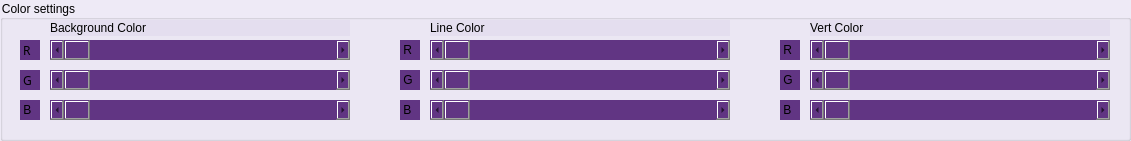
   <widget class="QGroupBox" name="line_setting_3">
    <property name="geometry">
     <rect>
      <x>30</x>
      <y>850</y>
      <width>1131</width>
      <height>141</height>
     </rect>
    </property>
    <property name="styleSheet">
     <string notr="true">background-color: rgba(150, 133, 192, 22);
color:rgb(0, 0, 0)</string>
    </property>
    <property name="title">
     <string>Color settings</string>
    </property>
    <widget class="QLabel" name="label_10">
     <property name="geometry">
      <rect>
       <x>50</x>
       <y>20</y>
       <width>300</width>
       <height>16</height>
      </rect>
     </property>
     <property name="text">
      <string>Background Color</string>
     </property>
    </widget>
    <widget class="QScrollBar" name="background_R_bar">
     <property name="enabled">
      <bool>true</bool>
     </property>
     <property name="geometry">
      <rect>
       <x>50</x>
       <y>40</y>
       <width>300</width>
       <height>20</height>
      </rect>
     </property>
     <property name="sizePolicy">
      <sizepolicy hsizetype="Expanding" vsizetype="Preferred">
       <horstretch>0</horstretch>
       <verstretch>0</verstretch>
      </sizepolicy>
     </property>
     <property name="cursor">
      <cursorShape>OpenHandCursor</cursorShape>
     </property>
     <property name="mouseTracking">
      <bool>true</bool>
     </property>
     <property name="tabletTracking">
      <bool>true</bool>
     </property>
     <property name="styleSheet">
      <string notr="true">background-color: rgb(97, 53, 131);</string>
     </property>
     <property name="orientation">
      <enum>Qt::Horizontal</enum>
     </property>
    </widget>
    <widget class="QScrollBar" name="background_G_bar">
     <property name="enabled">
      <bool>true</bool>
     </property>
     <property name="geometry">
      <rect>
       <x>50</x>
       <y>70</y>
       <width>300</width>
       <height>20</height>
      </rect>
     </property>
     <property name="sizePolicy">
      <sizepolicy hsizetype="Expanding" vsizetype="Preferred">
       <horstretch>0</horstretch>
       <verstretch>0</verstretch>
      </sizepolicy>
     </property>
     <property name="cursor">
      <cursorShape>OpenHandCursor</cursorShape>
     </property>
     <property name="mouseTracking">
      <bool>true</bool>
     </property>
     <property name="tabletTracking">
      <bool>true</bool>
     </property>
     <property name="styleSheet">
      <string notr="true">background-color: rgb(97, 53, 131);</string>
     </property>
     <property name="orientation">
      <enum>Qt::Horizontal</enum>
     </property>
    </widget>
    <widget class="QScrollBar" name="background_B_bar">
     <property name="enabled">
      <bool>true</bool>
     </property>
     <property name="geometry">
      <rect>
       <x>50</x>
       <y>100</y>
       <width>300</width>
       <height>20</height>
      </rect>
     </property>
     <property name="sizePolicy">
      <sizepolicy hsizetype="Expanding" vsizetype="Preferred">
       <horstretch>0</horstretch>
       <verstretch>0</verstretch>
      </sizepolicy>
     </property>
     <property name="cursor">
      <cursorShape>OpenHandCursor</cursorShape>
     </property>
     <property name="mouseTracking">
      <bool>true</bool>
     </property>
     <property name="tabletTracking">
      <bool>true</bool>
     </property>
     <property name="styleSheet">
      <string notr="true">background-color: rgb(97, 53, 131);</string>
     </property>
     <property name="orientation">
      <enum>Qt::Horizontal</enum>
     </property>
    </widget>
    <widget class="QLabel" name="label_14">
     <property name="geometry">
      <rect>
       <x>430</x>
       <y>20</y>
       <width>300</width>
       <height>16</height>
      </rect>
     </property>
     <property name="text">
      <string>Line Color</string>
     </property>
    </widget>
    <widget class="QScrollBar" name="line_R_bar">
     <property name="enabled">
      <bool>true</bool>
     </property>
     <property name="geometry">
      <rect>
       <x>430</x>
       <y>40</y>
       <width>300</width>
       <height>20</height>
      </rect>
     </property>
     <property name="sizePolicy">
      <sizepolicy hsizetype="Expanding" vsizetype="Preferred">
       <horstretch>0</horstretch>
       <verstretch>0</verstretch>
      </sizepolicy>
     </property>
     <property name="cursor">
      <cursorShape>OpenHandCursor</cursorShape>
     </property>
     <property name="mouseTracking">
      <bool>true</bool>
     </property>
     <property name="tabletTracking">
      <bool>true</bool>
     </property>
     <property name="styleSheet">
      <string notr="true">background-color: rgb(97, 53, 131);</string>
     </property>
     <property name="orientation">
      <enum>Qt::Horizontal</enum>
     </property>
    </widget>
    <widget class="QScrollBar" name="line_G_bar">
     <property name="enabled">
      <bool>true</bool>
     </property>
     <property name="geometry">
      <rect>
       <x>430</x>
       <y>70</y>
       <width>300</width>
       <height>20</height>
      </rect>
     </property>
     <property name="sizePolicy">
      <sizepolicy hsizetype="Expanding" vsizetype="Preferred">
       <horstretch>0</horstretch>
       <verstretch>0</verstretch>
      </sizepolicy>
     </property>
     <property name="cursor">
      <cursorShape>OpenHandCursor</cursorShape>
     </property>
     <property name="mouseTracking">
      <bool>true</bool>
     </property>
     <property name="tabletTracking">
      <bool>true</bool>
     </property>
     <property name="styleSheet">
      <string notr="true">background-color: rgb(97, 53, 131);</string>
     </property>
     <property name="orientation">
      <enum>Qt::Horizontal</enum>
     </property>
    </widget>
    <widget class="QScrollBar" name="line_B_bar">
     <property name="enabled">
      <bool>true</bool>
     </property>
     <property name="geometry">
      <rect>
       <x>430</x>
       <y>100</y>
       <width>300</width>
       <height>20</height>
      </rect>
     </property>
     <property name="sizePolicy">
      <sizepolicy hsizetype="Expanding" vsizetype="Preferred">
       <horstretch>0</horstretch>
       <verstretch>0</verstretch>
      </sizepolicy>
     </property>
     <property name="cursor">
      <cursorShape>OpenHandCursor</cursorShape>
     </property>
     <property name="mouseTracking">
      <bool>true</bool>
     </property>
     <property name="tabletTracking">
      <bool>true</bool>
     </property>
     <property name="styleSheet">
      <string notr="true">background-color: rgb(97, 53, 131);</string>
     </property>
     <property name="orientation">
      <enum>Qt::Horizontal</enum>
     </property>
    </widget>
    <widget class="QScrollBar" name="point_R_bar">
     <property name="enabled">
      <bool>true</bool>
     </property>
     <property name="geometry">
      <rect>
       <x>810</x>
       <y>40</y>
       <width>300</width>
       <height>20</height>
      </rect>
     </property>
     <property name="sizePolicy">
      <sizepolicy hsizetype="Expanding" vsizetype="Preferred">
       <horstretch>0</horstretch>
       <verstretch>0</verstretch>
      </sizepolicy>
     </property>
     <property name="cursor">
      <cursorShape>OpenHandCursor</cursorShape>
     </property>
     <property name="mouseTracking">
      <bool>true</bool>
     </property>
     <property name="tabletTracking">
      <bool>true</bool>
     </property>
     <property name="styleSheet">
      <string notr="true">background-color: rgb(97, 53, 131);</string>
     </property>
     <property name="orientation">
      <enum>Qt::Horizontal</enum>
     </property>
    </widget>
    <widget class="QScrollBar" name="point_G_bar">
     <property name="enabled">
      <bool>true</bool>
     </property>
     <property name="geometry">
      <rect>
       <x>810</x>
       <y>70</y>
       <width>300</width>
       <height>20</height>
      </rect>
     </property>
     <property name="sizePolicy">
      <sizepolicy hsizetype="Expanding" vsizetype="Preferred">
       <horstretch>0</horstretch>
       <verstretch>0</verstretch>
      </sizepolicy>
     </property>
     <property name="cursor">
      <cursorShape>OpenHandCursor</cursorShape>
     </property>
     <property name="mouseTracking">
      <bool>true</bool>
     </property>
     <property name="tabletTracking">
      <bool>true</bool>
     </property>
     <property name="styleSheet">
      <string notr="true">background-color: rgb(97, 53, 131);</string>
     </property>
     <property name="orientation">
      <enum>Qt::Horizontal</enum>
     </property>
    </widget>
    <widget class="QScrollBar" name="point_B_bar">
     <property name="enabled">
      <bool>true</bool>
     </property>
     <property name="geometry">
      <rect>
       <x>810</x>
       <y>100</y>
       <width>300</width>
       <height>20</height>
      </rect>
     </property>
     <property name="sizePolicy">
      <sizepolicy hsizetype="Expanding" vsizetype="Preferred">
       <horstretch>0</horstretch>
       <verstretch>0</verstretch>
      </sizepolicy>
     </property>
     <property name="cursor">
      <cursorShape>OpenHandCursor</cursorShape>
     </property>
     <property name="mouseTracking">
      <bool>true</bool>
     </property>
     <property name="tabletTracking">
      <bool>true</bool>
     </property>
     <property name="styleSheet">
      <string notr="true">background-color: rgb(97, 53, 131);</string>
     </property>
     <property name="orientation">
      <enum>Qt::Horizontal</enum>
     </property>
    </widget>
    <widget class="QLabel" name="label_15">
     <property name="geometry">
      <rect>
       <x>810</x>
       <y>20</y>
       <width>300</width>
       <height>16</height>
      </rect>
     </property>
     <property name="text">
      <string>Vert Color</string>
     </property>
    </widget>
    <widget class="QLabel" name="label_16">
     <property name="geometry">
      <rect>
       <x>780</x>
       <y>40</y>
       <width>20</width>
       <height>20</height>
      </rect>
     </property>
     <property name="styleSheet">
      <string notr="true">background-color: rgb(97, 53, 131);</string>
     </property>
     <property name="text">
      <string> R</string>
     </property>
    </widget>
    <widget class="QLabel" name="label_17">
     <property name="geometry">
      <rect>
       <x>780</x>
       <y>70</y>
       <width>20</width>
       <height>20</height>
      </rect>
     </property>
     <property name="styleSheet">
      <string notr="true">background-color: rgb(97, 53, 131);</string>
     </property>
     <property name="text">
      <string> G</string>
     </property>
    </widget>
    <widget class="QLabel" name="label_18">
     <property name="geometry">
      <rect>
       <x>780</x>
       <y>100</y>
       <width>20</width>
       <height>20</height>
      </rect>
     </property>
     <property name="styleSheet">
      <string notr="true">background-color: rgb(97, 53, 131);</string>
     </property>
     <property name="text">
      <string> B</string>
     </property>
    </widget>
    <widget class="QLabel" name="label_19">
     <property name="geometry">
      <rect>
       <x>20</x>
       <y>40</y>
       <width>20</width>
       <height>20</height>
      </rect>
     </property>
     <property name="font">
      <font>
       <family>Academy Engraved LET</family>
      </font>
     </property>
     <property name="styleSheet">
      <string notr="true">background-color: rgb(97, 53, 131);</string>
     </property>
     <property name="text">
      <string> R</string>
     </property>
    </widget>
    <widget class="QLabel" name="label_20">
     <property name="geometry">
      <rect>
       <x>20</x>
       <y>70</y>
       <width>20</width>
       <height>20</height>
      </rect>
     </property>
     <property name="font">
      <font>
       <family>Academy Engraved LET</family>
      </font>
     </property>
     <property name="styleSheet">
      <string notr="true">background-color: rgb(97, 53, 131);</string>
     </property>
     <property name="text">
      <string> G</string>
     </property>
    </widget>
    <widget class="QLabel" name="label_21">
     <property name="geometry">
      <rect>
       <x>20</x>
       <y>100</y>
       <width>20</width>
       <height>20</height>
      </rect>
     </property>
     <property name="styleSheet">
      <string notr="true">background-color: rgb(97, 53, 131);</string>
     </property>
     <property name="text">
      <string> B</string>
     </property>
    </widget>
    <widget class="QLabel" name="label_22">
     <property name="geometry">
      <rect>
       <x>400</x>
       <y>100</y>
       <width>20</width>
       <height>20</height>
      </rect>
     </property>
     <property name="styleSheet">
      <string notr="true">background-color: rgb(97, 53, 131);</string>
     </property>
     <property name="text">
      <string> B</string>
     </property>
    </widget>
    <widget class="QLabel" name="label_23">
     <property name="geometry">
      <rect>
       <x>400</x>
       <y>70</y>
       <width>20</width>
       <height>20</height>
      </rect>
     </property>
     <property name="styleSheet">
      <string notr="true">background-color: rgb(97, 53, 131);</string>
     </property>
     <property name="text">
      <string> G</string>
     </property>
    </widget>
    <widget class="QLabel" name="label_24">
     <property name="geometry">
      <rect>
       <x>400</x>
       <y>40</y>
       <width>20</width>
       <height>20</height>
      </rect>
     </property>
     <property name="styleSheet">
      <string notr="true">background-color: rgb(97, 53, 131);</string>
     </property>
     <property name="text">
      <string> R</string>
     </property>
    </widget>
   </widget>
